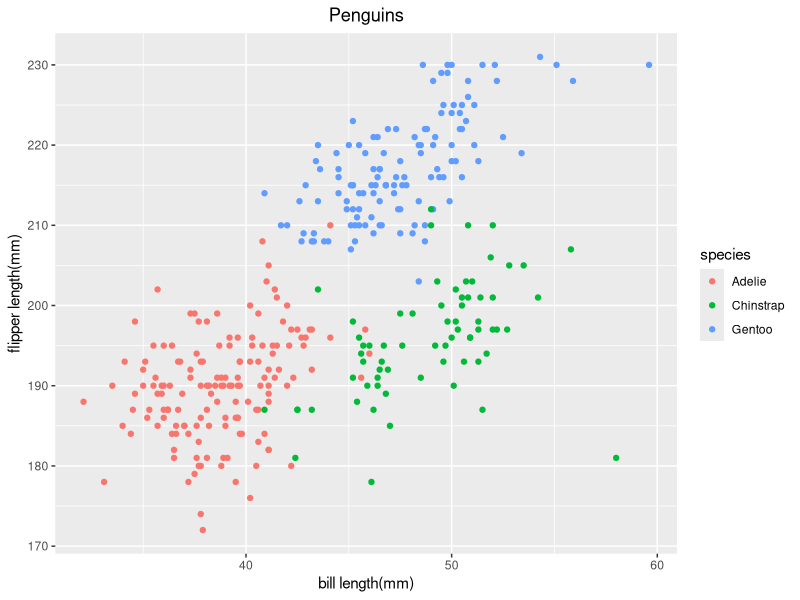
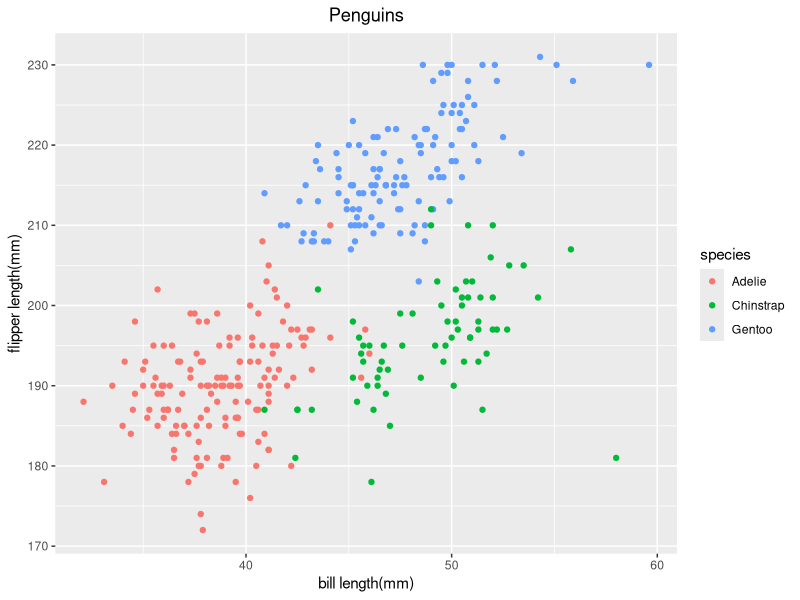

Write R code to recreate these figures, in order.
## ---- chunk 1
library(tidyverse)

## ---- chunk 2
set.seed(97)
## ---- chunk 3

df_1 = tibble(
  vec_norm = rnorm(10),
  vec_logical = vec_norm > 0,
  vec_char = rep("char", each = 10),
  vec_factor = factor(sample(c("low", "mid", "high"), 
                             size = 10, replace = TRUE))
)

df_1

#Try to apply mean() to each variable:
mean(df_1 $ vec_norm)
mean(df_1 $ vec_logical)
mean(df_1 $ vec_char)
mean(df_1 $ vec_factor)
## ---- chunk 4
logi_ = df_1$vec_logical
norm_ = df_1$vec_norm

as.numeric(logi_) * (norm_)
as.factor(logi_) * (norm_)
as.numeric(as.factor(logi_)) * (norm_)

## ---- chunk 5
data("penguins", package = "palmerpenguins")
summary(penguins)

## ---- chunk 6
plot_df = tibble(
  x = penguins$bill_length_mm,
  y = penguins$flipper_length_mm
)

species = penguins$species

ggplot(plot_df, aes(x = x, y = y, color = species)) +
  geom_point() +
  xlab("bill length(mm)") +
  ylab("flipper length(mm)") +
  ggtitle("Penguins") +
  theme(plot.title = element_text(hjust = 0.5))

## ---- chunk 7
ggsave(file = "penguins_plot.png", width = 6, height = 6, type = "cairo", dpi = 600)
